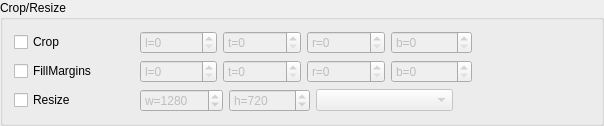
        <widget class="QGroupBox" name="groupBoxCropResize">
         <property name="title">
          <string>Crop/Resize</string>
         </property>
         <layout class="QVBoxLayout" name="verticalLayout_12">
          <item>
           <widget class="QWidget" name="widgetCrop" native="true">
            <layout class="QHBoxLayout" name="horizontalLayout_11">
             <property name="leftMargin">
              <number>0</number>
             </property>
             <property name="topMargin">
              <number>0</number>
             </property>
             <property name="rightMargin">
              <number>0</number>
             </property>
             <property name="bottomMargin">
              <number>0</number>
             </property>
             <item>
              <widget class="QCheckBox" name="checkBoxCrop">
               <property name="minimumSize">
                <size>
                 <width>120</width>
                 <height>0</height>
                </size>
               </property>
               <property name="text">
                <string>Crop</string>
               </property>
              </widget>
             </item>
             <item>
              <widget class="QSpinBox" name="spinBoxCropLeft">
               <property name="enabled">
                <bool>false</bool>
               </property>
               <property name="sizePolicy">
                <sizepolicy hsizetype="Preferred" vsizetype="Fixed">
                 <horstretch>0</horstretch>
                 <verstretch>0</verstretch>
                </sizepolicy>
               </property>
               <property name="prefix">
                <string>l=</string>
               </property>
               <property name="maximum">
                <number>999999999</number>
               </property>
              </widget>
             </item>
             <item>
              <widget class="QSpinBox" name="spinBoxCropTop">
               <property name="enabled">
                <bool>false</bool>
               </property>
               <property name="sizePolicy">
                <sizepolicy hsizetype="Preferred" vsizetype="Fixed">
                 <horstretch>0</horstretch>
                 <verstretch>0</verstretch>
                </sizepolicy>
               </property>
               <property name="prefix">
                <string>t=</string>
               </property>
               <property name="maximum">
                <number>999999999</number>
               </property>
              </widget>
             </item>
             <item>
              <widget class="QSpinBox" name="spinBoxCropRight">
               <property name="enabled">
                <bool>false</bool>
               </property>
               <property name="sizePolicy">
                <sizepolicy hsizetype="Preferred" vsizetype="Fixed">
                 <horstretch>0</horstretch>
                 <verstretch>0</verstretch>
                </sizepolicy>
               </property>
               <property name="prefix">
                <string>r=</string>
               </property>
               <property name="maximum">
                <number>999999999</number>
               </property>
              </widget>
             </item>
             <item>
              <widget class="QSpinBox" name="spinBoxCropButtom">
               <property name="enabled">
                <bool>false</bool>
               </property>
               <property name="sizePolicy">
                <sizepolicy hsizetype="Preferred" vsizetype="Fixed">
                 <horstretch>0</horstretch>
                 <verstretch>0</verstretch>
                </sizepolicy>
               </property>
               <property name="prefix">
                <string>b=</string>
               </property>
               <property name="maximum">
                <number>999999999</number>
               </property>
              </widget>
             </item>
             <item>
              <spacer name="horizontalSpacer_20">
               <property name="orientation">
                <enum>Qt::Horizontal</enum>
               </property>
               <property name="sizeType">
                <enum>QSizePolicy::Expanding</enum>
               </property>
               <property name="sizeHint" stdset="0">
                <size>
                 <width>118</width>
                 <height>20</height>
                </size>
               </property>
              </spacer>
             </item>
            </layout>
           </widget>
          </item>
          <item>
           <widget class="QWidget" name="widgetFillMargins" native="true">
            <layout class="QHBoxLayout" name="horizontalLayout_12">
             <property name="leftMargin">
              <number>0</number>
             </property>
             <property name="topMargin">
              <number>0</number>
             </property>
             <property name="rightMargin">
              <number>0</number>
             </property>
             <property name="bottomMargin">
              <number>0</number>
             </property>
             <item>
              <widget class="QCheckBox" name="checkBoxFillMargins">
               <property name="minimumSize">
                <size>
                 <width>120</width>
                 <height>0</height>
                </size>
               </property>
               <property name="text">
                <string>FillMargins</string>
               </property>
              </widget>
             </item>
             <item>
              <widget class="QSpinBox" name="spinBoxFillMarginsLeft">
               <property name="enabled">
                <bool>false</bool>
               </property>
               <property name="sizePolicy">
                <sizepolicy hsizetype="Preferred" vsizetype="Fixed">
                 <horstretch>0</horstretch>
                 <verstretch>0</verstretch>
                </sizepolicy>
               </property>
               <property name="prefix">
                <string>l=</string>
               </property>
               <property name="maximum">
                <number>999999999</number>
               </property>
              </widget>
             </item>
             <item>
              <widget class="QSpinBox" name="spinBoxFillMarginsTop">
               <property name="enabled">
                <bool>false</bool>
               </property>
               <property name="sizePolicy">
                <sizepolicy hsizetype="Preferred" vsizetype="Fixed">
                 <horstretch>0</horstretch>
                 <verstretch>0</verstretch>
                </sizepolicy>
               </property>
               <property name="prefix">
                <string>t=</string>
               </property>
               <property name="maximum">
                <number>999999999</number>
               </property>
              </widget>
             </item>
             <item>
              <widget class="QSpinBox" name="spinBoxFillMarginsRight">
               <property name="enabled">
                <bool>false</bool>
               </property>
               <property name="sizePolicy">
                <sizepolicy hsizetype="Preferred" vsizetype="Fixed">
                 <horstretch>0</horstretch>
                 <verstretch>0</verstretch>
                </sizepolicy>
               </property>
               <property name="prefix">
                <string>r=</string>
               </property>
               <property name="maximum">
                <number>999999999</number>
               </property>
              </widget>
             </item>
             <item>
              <widget class="QSpinBox" name="spinBoxFillMarginsButtom">
               <property name="enabled">
                <bool>false</bool>
               </property>
               <property name="sizePolicy">
                <sizepolicy hsizetype="Preferred" vsizetype="Fixed">
                 <horstretch>0</horstretch>
                 <verstretch>0</verstretch>
                </sizepolicy>
               </property>
               <property name="prefix">
                <string>b=</string>
               </property>
               <property name="maximum">
                <number>999999999</number>
               </property>
              </widget>
             </item>
             <item>
              <spacer name="horizontalSpacer_19">
               <property name="orientation">
                <enum>Qt::Horizontal</enum>
               </property>
               <property name="sizeType">
                <enum>QSizePolicy::Expanding</enum>
               </property>
               <property name="sizeHint" stdset="0">
                <size>
                 <width>118</width>
                 <height>20</height>
                </size>
               </property>
              </spacer>
             </item>
            </layout>
           </widget>
          </item>
          <item>
           <widget class="QWidget" name="widgetResize" native="true">
            <layout class="QHBoxLayout" name="horizontalLayout_13" stretch="0,0,0,0,0">
             <property name="sizeConstraint">
              <enum>QLayout::SetDefaultConstraint</enum>
             </property>
             <property name="leftMargin">
              <number>0</number>
             </property>
             <property name="topMargin">
              <number>0</number>
             </property>
             <property name="rightMargin">
              <number>0</number>
             </property>
             <property name="bottomMargin">
              <number>0</number>
             </property>
             <item>
              <widget class="QCheckBox" name="checkBoxResize">
               <property name="sizePolicy">
                <sizepolicy hsizetype="Minimum" vsizetype="Fixed">
                 <horstretch>0</horstretch>
                 <verstretch>0</verstretch>
                </sizepolicy>
               </property>
               <property name="minimumSize">
                <size>
                 <width>120</width>
                 <height>0</height>
                </size>
               </property>
               <property name="text">
                <string>Resize</string>
               </property>
              </widget>
             </item>
             <item>
              <widget class="QSpinBox" name="spinBoxResizeW">
               <property name="enabled">
                <bool>false</bool>
               </property>
               <property name="sizePolicy">
                <sizepolicy hsizetype="Preferred" vsizetype="Fixed">
                 <horstretch>0</horstretch>
                 <verstretch>0</verstretch>
                </sizepolicy>
               </property>
               <property name="prefix">
                <string>w=</string>
               </property>
               <property name="minimum">
                <number>0</number>
               </property>
               <property name="maximum">
                <number>999999999</number>
               </property>
               <property name="value">
                <number>1280</number>
               </property>
              </widget>
             </item>
             <item>
              <widget class="QSpinBox" name="spinBoxResizeH">
               <property name="enabled">
                <bool>false</bool>
               </property>
               <property name="sizePolicy">
                <sizepolicy hsizetype="Preferred" vsizetype="Fixed">
                 <horstretch>0</horstretch>
                 <verstretch>0</verstretch>
                </sizepolicy>
               </property>
               <property name="prefix">
                <string>h=</string>
               </property>
               <property name="minimum">
                <number>0</number>
               </property>
               <property name="maximum">
                <number>999999999</number>
               </property>
               <property name="value">
                <number>720</number>
               </property>
              </widget>
             </item>
             <item>
              <widget class="QComboBox" name="comboBoxResizeFilter">
               <property name="enabled">
                <bool>false</bool>
               </property>
               <property name="sizePolicy">
                <sizepolicy hsizetype="Expanding" vsizetype="Fixed">
                 <horstretch>0</horstretch>
                 <verstretch>0</verstretch>
                </sizepolicy>
               </property>
               <property name="minimumSize">
                <size>
                 <width>118</width>
                 <height>0</height>
                </size>
               </property>
              </widget>
             </item>
             <item>
              <spacer name="horizontalSpacer_21">
               <property name="orientation">
                <enum>Qt::Horizontal</enum>
               </property>
               <property name="sizeType">
                <enum>QSizePolicy::Expanding</enum>
               </property>
               <property name="sizeHint" stdset="0">
                <size>
                 <width>118</width>
                 <height>20</height>
                </size>
               </property>
              </spacer>
             </item>
            </layout>
           </widget>
          </item>
         </layout>
        </widget>
